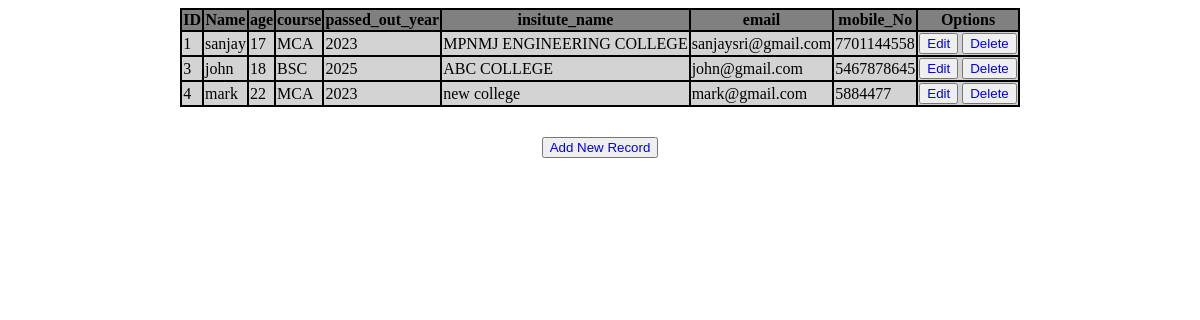
/home/, run on the app's committed database.
### crudapp/models.py (models this page shows, shortened)
class student(models.Model):
    choices=(
        (17,'17'),
        (18,'18'),
        (19,'19'),
        (20,'20'),
        (21,'21'),
        (22,'22'),
        (23,'23'),
        (24,'24'),
        (25,'25'),
    )
    student_name=models.CharField(max_length=100)
    age=models.IntegerField(choices=choices)
    course=models.CharField(max_length=50)
    passed_out_year=models.CharField(max_length=4)
    insitute_name=models.CharField(max_length=100)
    email=models.EmailField()
    mobile_No=models.CharField(max_length=10)

### crudapp/views.py (the view)
# urls.py: path('home/',views.home,name='home'),
def home(request):
    obj=student.objects.all()
    return render(request,'home.html',{'form':obj})

### templates/home.html (shortened to what this page needs)
{% load static %}
<!DOCTYPE html>
<html lang="en">
<head>
    <link rel="stylesheet" href="{% static 'style.css' %}">
</head>
<body>
    <table class="table">
        <thead class="head">
            <th>ID</th>
            <th>Name</th>
            <th>age</th>
            <th>course</th>
            <th>passed_out_year</th>
            <th>insitute_name</th>
            <th>email</th>
            <th>mobile_No</th>
            <th>Options</th>
        </thead>
        <tbody class="body">
            {% for i in form %}
            <tr>
                <td>{{i.id}}</td>
                <td>{{i.student_name}}</td>
                <td>{{i.age}}</td>
                <td>{{i.course}}</td>
                <td>{{i.passed_out_year}}</td>
                <td>{{i.insitute_name}}</td>
                <td>{{i.email}}</td>
                <td>{{i.mobile_No}}</td>
                <td>
                    <button class="btn"><a href="{% url "update" i.id %}">Edit</a></button>
                    <button class="btn"><a href="{% url "delete" i.id %}">Delete</a></button>
                </td>
            </tr>
            {% endfor %}
        </tbody>
    </table>
    <div class="cointainer">
        <button class="tbl-btn"type="submit"><a href="{% url "add" %}">Add New Record</a></button></body>
</body>
</html>

### static/style.css (style rules this page uses)
.table { background-color: black; margin: 0 auto; }
.head { background-color: grey; }
.body { background-color: lightgrey; }
.cointainer { display: flex; justify-content: center; align-items: center; height: 10vh; }
.btn a { text-decoration: none; }
.tbl-btn a { text-decoration: none; }

### data on the page
student: id "1", student_name "sanjay", age "17", course "MCA", passed_out_year "2023", insitute_name "MPNMJ ENGINEERING COLLEGE", email "sanjaysri@gmail.com", mobile_No "7701144558"
student: id "3", student_name "john", age "18", course "BSC", passed_out_year "2025", insitute_name "ABC COLLEGE", email "john@gmail.com", mobile_No "5467878645"
student: id "4", student_name "mark", age "22", course "MCA", passed_out_year "2023", insitute_name "new college", email "mark@gmail.com", mobile_No "5884477"
